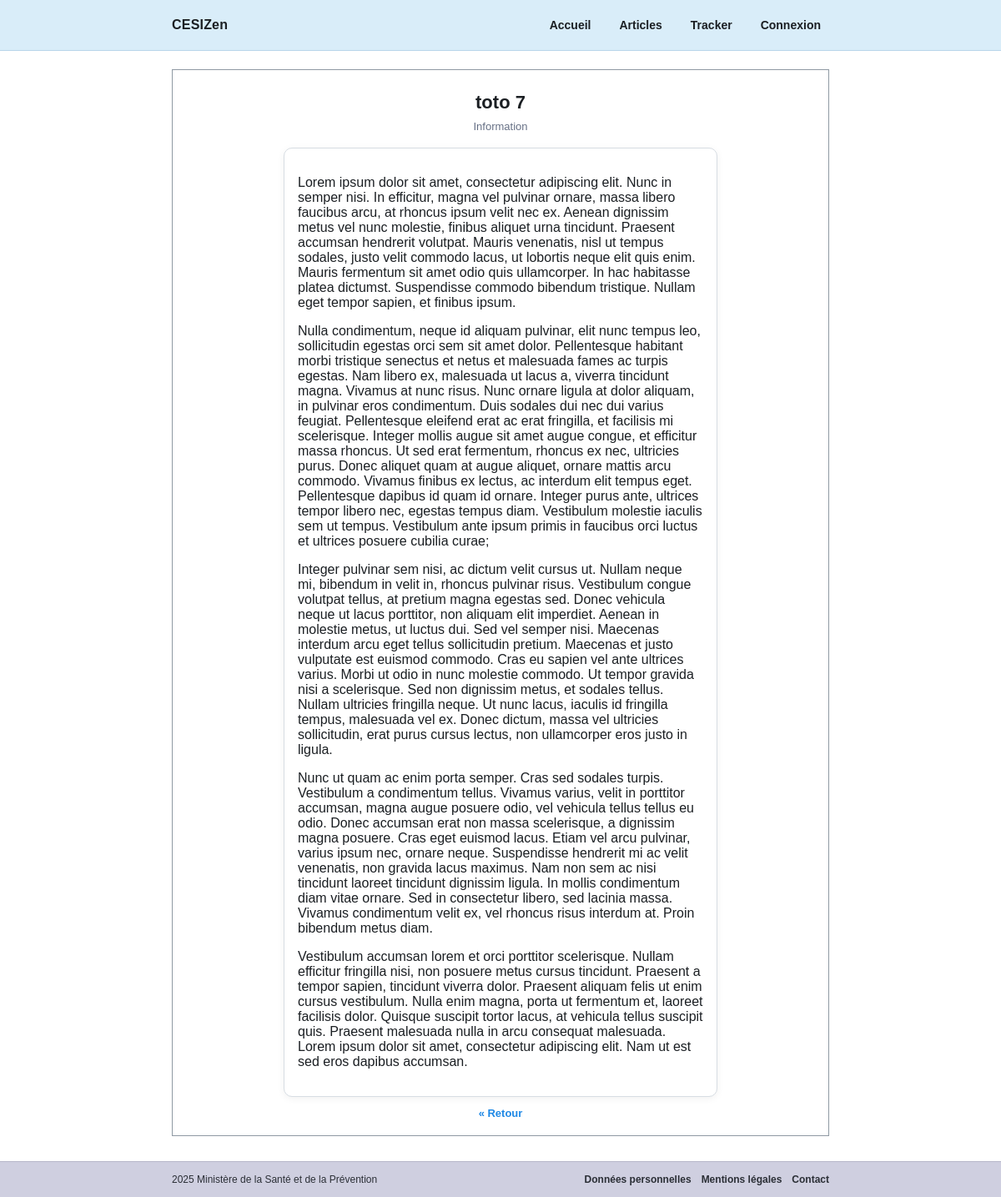
/info/toto_7/, run on the app's committed database.
### infos/models.py (models this page shows, shortened)
class PageInformation(models.Model):
    STATUT_CHOICES = [
        ("brouillon", "Brouillon"),
        ("publie", "Publié"),
        ("archive", "Archivé"),
    ]
    titre = models.CharField(max_length=120)
    slug = models.SlugField(unique=True)
    contenu = models.TextField()
    statut = models.CharField(max_length=10, choices=STATUT_CHOICES, default="brouillon")
    date_publication = models.DateTimeField(null=True, blank=True)
    date_mise_a_jour = models.DateTimeField(auto_now=True)

### infos/views.py (the view)
# urls.py: path("info/<slug:slug>/", views.page_detail, name="page_detail"),
def page_detail(request, slug):
    page = get_object_or_404(PageInformation, slug=slug, statut="publie")
    return render(request, "infos/page_detail.html", {"page": page})

### accounts/context_processors.py (called while the page is built)
def admin_context(request):
    return {"is_admin_user": is_admin(request.user)}

### accounts/permissions.py (called while the page is built)
def is_admin(user):
    return user.is_authenticated and (user.is_staff or user.groups.filter(name="ADMIN").exists())

### templates/infos/page_detail.html (shortened to what this page needs)
{% extends "base.html" %}
{% block content %}
  <div class="center">
    <h1>{{ page.titre }}</h1>
    <p class="subtitle">Information</p>
  </div>
  <div class="card">
    {{ page.contenu|linebreaks }}
  </div>
  <div class="center">
    <a class="backlink" href="{% url 'home' %}">&laquo; Retour</a>
  </div>
{% endblock %}

### templates/base.html (style rules this page uses)
:root { --header-bg:#d9edf9; --footer-bg:#cfcfe0; --primary:#1e88e5; --primary-dark:#176fbe; --text:#1b1f23; --muted:#667085; --border:#d7dde3; --card:#ffffff; --page-bg:#ffffff; --shadow: 0 2px 10px rgba(0,0,0,.06); --radius: 10px; --maxw: 820px; }
* { box-sizing:border-box; }
body { margin:0; font-family: Arial, sans-serif; color:var(--text); background:var(--page-bg); min-height:100vh; display:flex; flex-direction:column; }
.center { text-align:center; }
h1 { margin:0 0 8px; font-size:22px; }
.subtitle { margin:0 0 18px; color:var(--muted); font-size:13px; }
.card { max-width:520px; margin:0 auto; background:var(--card); border:1px solid var(--border); border-radius:var(--radius); padding:16px; box-shadow:var(--shadow); }
.backlink { display:inline-block; margin-top:12px; font-size:13px; color:var(--primary); text-decoration:none; font-weight:700; }

### data on the page
PageInformation: titre "toto 7", contenu "Lorem ipsum dolor sit amet, consectetur adipiscing elit. Nunc in semper nisi. In efficitur, magna vel pulvinar ornare, massa libero faucibus arcu, at rhoncus ipsum velit nec ex. Aenean dignissim metus vel nunc molestie, finibus aliquet urna tincidunt. Praesent accumsan hendrerit volutpat. Mauris venenatis, nisl ut tempus sodales, justo velit commodo lacus, ut lobortis neque elit quis enim. Mauris fermentum sit amet odio quis ullamcorper. In hac habitasse platea dictumst. Suspendisse commodo bibendum tristique. Nullam eget tempor sapien, et finibus ipsum. Nulla condimentum, neque id aliquam pulvinar, elit nunc tempus leo, sollicitudin egestas orci sem sit amet dolor. Pellentesque habitant…"
